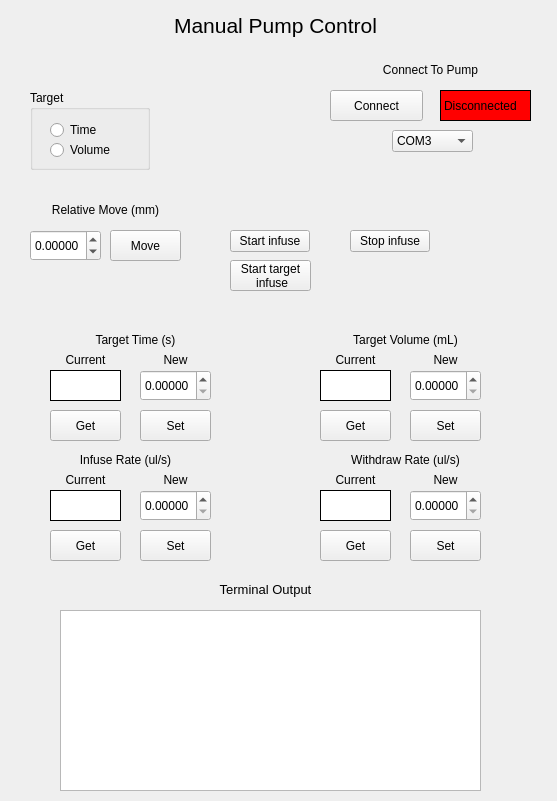
<?xml version="1.0" encoding="UTF-8"?>
<ui version="4.0">
 <class>manualpumpcontrol</class>
 <widget class="QWidget" name="manualpumpcontrol">
  <property name="geometry">
   <rect>
    <x>0</x>
    <y>0</y>
    <width>557</width>
    <height>801</height>
   </rect>
  </property>
  <property name="windowTitle">
   <string>Form</string>
  </property>
  <widget class="QLabel" name="ManualPumpControlTitle">
   <property name="geometry">
    <rect>
     <x>0</x>
     <y>10</y>
     <width>551</width>
     <height>31</height>
    </rect>
   </property>
   <property name="text">
    <string>&lt;html&gt;&lt;head/&gt;&lt;body&gt;&lt;p align=&quot;center&quot;&gt;&lt;span style=&quot; font-size:16pt;&quot;&gt;Manual Pump Control&lt;/span&gt;&lt;/p&gt;&lt;/body&gt;&lt;/html&gt;</string>
   </property>
  </widget>
  <widget class="QTextBrowser" name="TerminalOut">
   <property name="geometry">
    <rect>
     <x>60</x>
     <y>610</y>
     <width>421</width>
     <height>181</height>
    </rect>
   </property>
  </widget>
  <widget class="QLabel" name="label_16">
   <property name="geometry">
    <rect>
     <x>-10</x>
     <y>580</y>
     <width>551</width>
     <height>20</height>
    </rect>
   </property>
   <property name="text">
    <string>&lt;html&gt;&lt;head/&gt;&lt;body&gt;&lt;p align=&quot;center&quot;&gt;&lt;span style=&quot; font-size:10pt;&quot;&gt;Terminal Output&lt;/span&gt;&lt;/p&gt;&lt;/body&gt;&lt;/html&gt;</string>
   </property>
  </widget>
  <widget class="QLabel" name="label_12">
   <property name="geometry">
    <rect>
     <x>140</x>
     <y>470</y>
     <width>71</width>
     <height>20</height>
    </rect>
   </property>
   <property name="text">
    <string>&lt;html&gt;&lt;head/&gt;&lt;body&gt;&lt;p align=&quot;center&quot;&gt;New&lt;/p&gt;&lt;/body&gt;&lt;/html&gt;</string>
   </property>
  </widget>
  <widget class="QLabel" name="label_7">
   <property name="geometry">
    <rect>
     <x>50</x>
     <y>470</y>
     <width>71</width>
     <height>20</height>
    </rect>
   </property>
   <property name="text">
    <string>&lt;html&gt;&lt;head/&gt;&lt;body&gt;&lt;p align=&quot;center&quot;&gt;Current&lt;/p&gt;&lt;/body&gt;&lt;/html&gt;</string>
   </property>
  </widget>
  <widget class="QPushButton" name="SetInfuseRate">
   <property name="geometry">
    <rect>
     <x>140</x>
     <y>530</y>
     <width>71</width>
     <height>31</height>
    </rect>
   </property>
   <property name="text">
    <string>Set</string>
   </property>
  </widget>
  <widget class="QPushButton" name="GetInfuseRate">
   <property name="geometry">
    <rect>
     <x>50</x>
     <y>530</y>
     <width>71</width>
     <height>31</height>
    </rect>
   </property>
   <property name="text">
    <string>Get</string>
   </property>
  </widget>
  <widget class="QLabel" name="label_4">
   <property name="geometry">
    <rect>
     <x>0</x>
     <y>450</y>
     <width>251</width>
     <height>20</height>
    </rect>
   </property>
   <property name="text">
    <string>&lt;html&gt;&lt;head/&gt;&lt;body&gt;&lt;p align=&quot;center&quot;&gt;Infuse Rate (ul/s)&lt;/p&gt;&lt;/body&gt;&lt;/html&gt;</string>
   </property>
  </widget>
  <widget class="QDoubleSpinBox" name="NewInfuseRateParam">
   <property name="geometry">
    <rect>
     <x>140</x>
     <y>490</y>
     <width>71</width>
     <height>31</height>
    </rect>
   </property>
   <property name="decimals">
    <number>5</number>
   </property>
  </widget>
  <widget class="QLabel" name="CurrentInfuseRate">
   <property name="geometry">
    <rect>
     <x>50</x>
     <y>490</y>
     <width>71</width>
     <height>31</height>
    </rect>
   </property>
   <property name="styleSheet">
    <string notr="true">background:rgb(255, 255, 255); border: 1px solid black;
</string>
   </property>
   <property name="text">
    <string>&lt;html&gt;&lt;head/&gt;&lt;body&gt;&lt;p align=&quot;center&quot;&gt;&lt;br/&gt;&lt;/p&gt;&lt;/body&gt;&lt;/html&gt;</string>
   </property>
  </widget>
  <widget class="QLabel" name="label_19">
   <property name="geometry">
    <rect>
     <x>320</x>
     <y>60</y>
     <width>221</width>
     <height>20</height>
    </rect>
   </property>
   <property name="text">
    <string>&lt;html&gt;&lt;head/&gt;&lt;body&gt;&lt;p align=&quot;center&quot;&gt;&lt;span style=&quot; font-size:9pt;&quot;&gt;Connect To Pump&lt;/span&gt;&lt;/p&gt;&lt;/body&gt;&lt;/html&gt;</string>
   </property>
  </widget>
  <widget class="QLabel" name="ConnectionIndicator">
   <property name="geometry">
    <rect>
     <x>440</x>
     <y>90</y>
     <width>91</width>
     <height>31</height>
    </rect>
   </property>
   <property name="styleSheet">
    <string notr="true">background:rgb(255, 0, 0); border: 1px solid black;</string>
   </property>
   <property name="text">
    <string>Disconnected</string>
   </property>
  </widget>
  <widget class="QPushButton" name="ConnectButton">
   <property name="geometry">
    <rect>
     <x>330</x>
     <y>90</y>
     <width>93</width>
     <height>31</height>
    </rect>
   </property>
   <property name="text">
    <string>Connect</string>
   </property>
  </widget>
  <widget class="QLabel" name="IncrementalMoveLabel">
   <property name="geometry">
    <rect>
     <x>20</x>
     <y>200</y>
     <width>171</width>
     <height>20</height>
    </rect>
   </property>
   <property name="text">
    <string>&lt;html&gt;&lt;head/&gt;&lt;body&gt;&lt;p align=&quot;center&quot;&gt;Relative Move (mm)&lt;/p&gt;&lt;/body&gt;&lt;/html&gt;</string>
   </property>
  </widget>
  <widget class="QPushButton" name="MoveRelative">
   <property name="geometry">
    <rect>
     <x>110</x>
     <y>230</y>
     <width>71</width>
     <height>31</height>
    </rect>
   </property>
   <property name="text">
    <string>Move</string>
   </property>
  </widget>
  <widget class="QDoubleSpinBox" name="RelativeMoveParam">
   <property name="geometry">
    <rect>
     <x>30</x>
     <y>230</y>
     <width>71</width>
     <height>31</height>
    </rect>
   </property>
   <property name="decimals">
    <number>5</number>
   </property>
   <property name="minimum">
    <double>-99.000000000000000</double>
   </property>
  </widget>
  <widget class="QPushButton" name="SetWithdrawRate">
   <property name="geometry">
    <rect>
     <x>410</x>
     <y>530</y>
     <width>71</width>
     <height>31</height>
    </rect>
   </property>
   <property name="text">
    <string>Set</string>
   </property>
  </widget>
  <widget class="QDoubleSpinBox" name="NewWithdrawRateParam">
   <property name="geometry">
    <rect>
     <x>410</x>
     <y>490</y>
     <width>71</width>
     <height>31</height>
    </rect>
   </property>
   <property name="decimals">
    <number>5</number>
   </property>
  </widget>
  <widget class="QLabel" name="label_5">
   <property name="geometry">
    <rect>
     <x>280</x>
     <y>450</y>
     <width>251</width>
     <height>20</height>
    </rect>
   </property>
   <property name="text">
    <string>&lt;html&gt;&lt;head/&gt;&lt;body&gt;&lt;p align=&quot;center&quot;&gt;Withdraw Rate (ul/s)&lt;/p&gt;&lt;/body&gt;&lt;/html&gt;</string>
   </property>
  </widget>
  <widget class="QPushButton" name="GetWithdrawRate">
   <property name="geometry">
    <rect>
     <x>320</x>
     <y>530</y>
     <width>71</width>
     <height>31</height>
    </rect>
   </property>
   <property name="text">
    <string>Get</string>
   </property>
  </widget>
  <widget class="QLabel" name="CurrentWithdrawRate">
   <property name="geometry">
    <rect>
     <x>320</x>
     <y>490</y>
     <width>71</width>
     <height>31</height>
    </rect>
   </property>
   <property name="styleSheet">
    <string notr="true">background:rgb(255, 255, 255); border: 1px solid black;
</string>
   </property>
   <property name="text">
    <string>&lt;html&gt;&lt;head/&gt;&lt;body&gt;&lt;p align=&quot;center&quot;&gt;&lt;br/&gt;&lt;/p&gt;&lt;/body&gt;&lt;/html&gt;</string>
   </property>
  </widget>
  <widget class="QLabel" name="label_8">
   <property name="geometry">
    <rect>
     <x>320</x>
     <y>470</y>
     <width>71</width>
     <height>20</height>
    </rect>
   </property>
   <property name="text">
    <string>&lt;html&gt;&lt;head/&gt;&lt;body&gt;&lt;p align=&quot;center&quot;&gt;Current&lt;/p&gt;&lt;/body&gt;&lt;/html&gt;</string>
   </property>
  </widget>
  <widget class="QLabel" name="label_13">
   <property name="geometry">
    <rect>
     <x>410</x>
     <y>470</y>
     <width>71</width>
     <height>20</height>
    </rect>
   </property>
   <property name="text">
    <string>&lt;html&gt;&lt;head/&gt;&lt;body&gt;&lt;p align=&quot;center&quot;&gt;New&lt;/p&gt;&lt;/body&gt;&lt;/html&gt;</string>
   </property>
  </widget>
  <widget class="QLabel" name="label_6">
   <property name="geometry">
    <rect>
     <x>10</x>
     <y>330</y>
     <width>251</width>
     <height>20</height>
    </rect>
   </property>
   <property name="text">
    <string>&lt;html&gt;&lt;head/&gt;&lt;body&gt;&lt;p align=&quot;center&quot;&gt;Target Time (s)&lt;/p&gt;&lt;/body&gt;&lt;/html&gt;</string>
   </property>
  </widget>
  <widget class="QDoubleSpinBox" name="NewTargetTime">
   <property name="geometry">
    <rect>
     <x>140</x>
     <y>370</y>
     <width>71</width>
     <height>31</height>
    </rect>
   </property>
   <property name="decimals">
    <number>5</number>
   </property>
  </widget>
  <widget class="QPushButton" name="GetTargetTime">
   <property name="geometry">
    <rect>
     <x>50</x>
     <y>410</y>
     <width>71</width>
     <height>31</height>
    </rect>
   </property>
   <property name="text">
    <string>Get</string>
   </property>
  </widget>
  <widget class="QPushButton" name="SetTargetTime">
   <property name="geometry">
    <rect>
     <x>140</x>
     <y>410</y>
     <width>71</width>
     <height>31</height>
    </rect>
   </property>
   <property name="text">
    <string>Set</string>
   </property>
  </widget>
  <widget class="QLabel" name="CurrentTargetTime">
   <property name="geometry">
    <rect>
     <x>50</x>
     <y>370</y>
     <width>71</width>
     <height>31</height>
    </rect>
   </property>
   <property name="styleSheet">
    <string notr="true">background:rgb(255, 255, 255); border: 1px solid black;
</string>
   </property>
   <property name="text">
    <string>&lt;html&gt;&lt;head/&gt;&lt;body&gt;&lt;p align=&quot;center&quot;&gt;&lt;br/&gt;&lt;/p&gt;&lt;/body&gt;&lt;/html&gt;</string>
   </property>
  </widget>
  <widget class="QLabel" name="label_14">
   <property name="geometry">
    <rect>
     <x>140</x>
     <y>350</y>
     <width>71</width>
     <height>20</height>
    </rect>
   </property>
   <property name="text">
    <string>&lt;html&gt;&lt;head/&gt;&lt;body&gt;&lt;p align=&quot;center&quot;&gt;New&lt;/p&gt;&lt;/body&gt;&lt;/html&gt;</string>
   </property>
  </widget>
  <widget class="QLabel" name="label_9">
   <property name="geometry">
    <rect>
     <x>50</x>
     <y>350</y>
     <width>71</width>
     <height>20</height>
    </rect>
   </property>
   <property name="text">
    <string>&lt;html&gt;&lt;head/&gt;&lt;body&gt;&lt;p align=&quot;center&quot;&gt;Current&lt;/p&gt;&lt;/body&gt;&lt;/html&gt;</string>
   </property>
  </widget>
  <widget class="QLabel" name="label_10">
   <property name="geometry">
    <rect>
     <x>280</x>
     <y>330</y>
     <width>251</width>
     <height>20</height>
    </rect>
   </property>
   <property name="text">
    <string>&lt;html&gt;&lt;head/&gt;&lt;body&gt;&lt;p align=&quot;center&quot;&gt;Target Volume (mL)&lt;/p&gt;&lt;/body&gt;&lt;/html&gt;</string>
   </property>
  </widget>
  <widget class="QDoubleSpinBox" name="NewTargetVolume">
   <property name="geometry">
    <rect>
     <x>410</x>
     <y>370</y>
     <width>71</width>
     <height>31</height>
    </rect>
   </property>
   <property name="decimals">
    <number>5</number>
   </property>
  </widget>
  <widget class="QPushButton" name="GetTargetVolume">
   <property name="geometry">
    <rect>
     <x>320</x>
     <y>410</y>
     <width>71</width>
     <height>31</height>
    </rect>
   </property>
   <property name="text">
    <string>Get</string>
   </property>
  </widget>
  <widget class="QPushButton" name="SetTargetVolume">
   <property name="geometry">
    <rect>
     <x>410</x>
     <y>410</y>
     <width>71</width>
     <height>31</height>
    </rect>
   </property>
   <property name="text">
    <string>Set</string>
   </property>
  </widget>
  <widget class="QLabel" name="CurrentTargetVolume">
   <property name="geometry">
    <rect>
     <x>320</x>
     <y>370</y>
     <width>71</width>
     <height>31</height>
    </rect>
   </property>
   <property name="styleSheet">
    <string notr="true">background:rgb(255, 255, 255); border: 1px solid black;
</string>
   </property>
   <property name="text">
    <string>&lt;html&gt;&lt;head/&gt;&lt;body&gt;&lt;p align=&quot;center&quot;&gt;&lt;br/&gt;&lt;/p&gt;&lt;/body&gt;&lt;/html&gt;</string>
   </property>
  </widget>
  <widget class="QLabel" name="label_15">
   <property name="geometry">
    <rect>
     <x>410</x>
     <y>350</y>
     <width>71</width>
     <height>20</height>
    </rect>
   </property>
   <property name="text">
    <string>&lt;html&gt;&lt;head/&gt;&lt;body&gt;&lt;p align=&quot;center&quot;&gt;New&lt;/p&gt;&lt;/body&gt;&lt;/html&gt;</string>
   </property>
  </widget>
  <widget class="QLabel" name="label_11">
   <property name="geometry">
    <rect>
     <x>320</x>
     <y>350</y>
     <width>71</width>
     <height>20</height>
    </rect>
   </property>
   <property name="text">
    <string>&lt;html&gt;&lt;head/&gt;&lt;body&gt;&lt;p align=&quot;center&quot;&gt;Current&lt;/p&gt;&lt;/body&gt;&lt;/html&gt;</string>
   </property>
  </widget>
  <widget class="QComboBox" name="comboBox">
   <property name="geometry">
    <rect>
     <x>392</x>
     <y>130</y>
     <width>81</width>
     <height>22</height>
    </rect>
   </property>
   <item>
    <property name="text">
     <string>COM3</string>
    </property>
   </item>
   <item>
    <property name="text">
     <string>COM4</string>
    </property>
   </item>
   <item>
    <property name="text">
     <string>COM5</string>
    </property>
   </item>
   <item>
    <property name="text">
     <string>COM6</string>
    </property>
   </item>
   <item>
    <property name="text">
     <string>COM7</string>
    </property>
   </item>
   <item>
    <property name="text">
     <string>COM8</string>
    </property>
   </item>
  </widget>
  <widget class="QPushButton" name="StartInfuse">
   <property name="geometry">
    <rect>
     <x>230</x>
     <y>230</y>
     <width>80</width>
     <height>22</height>
    </rect>
   </property>
   <property name="text">
    <string>Start infuse</string>
   </property>
  </widget>
  <widget class="QPushButton" name="StopInfuse">
   <property name="geometry">
    <rect>
     <x>350</x>
     <y>230</y>
     <width>80</width>
     <height>22</height>
    </rect>
   </property>
   <property name="text">
    <string>Stop infuse</string>
   </property>
  </widget>
  <widget class="QPushButton" name="StartTargetInfuse">
   <property name="geometry">
    <rect>
     <x>230</x>
     <y>260</y>
     <width>81</width>
     <height>31</height>
    </rect>
   </property>
   <property name="text">
    <string>Start target 
 infuse</string>
   </property>
  </widget>
  <widget class="QGroupBox" name="groupBox_2">
   <property name="geometry">
    <rect>
     <x>30</x>
     <y>90</y>
     <width>120</width>
     <height>80</height>
    </rect>
   </property>
   <property name="title">
    <string>Target</string>
   </property>
   <widget class="QRadioButton" name="UseTime">
    <property name="geometry">
     <rect>
      <x>20</x>
      <y>30</y>
      <width>85</width>
      <height>20</height>
     </rect>
    </property>
    <property name="text">
     <string>Time</string>
    </property>
   </widget>
   <widget class="QRadioButton" name="UseVolume">
    <property name="geometry">
     <rect>
      <x>20</x>
      <y>50</y>
      <width>85</width>
      <height>20</height>
     </rect>
    </property>
    <property name="text">
     <string>Volume</string>
    </property>
   </widget>
  </widget>
 </widget>
 <resources/>
 <connections/>
</ui>
